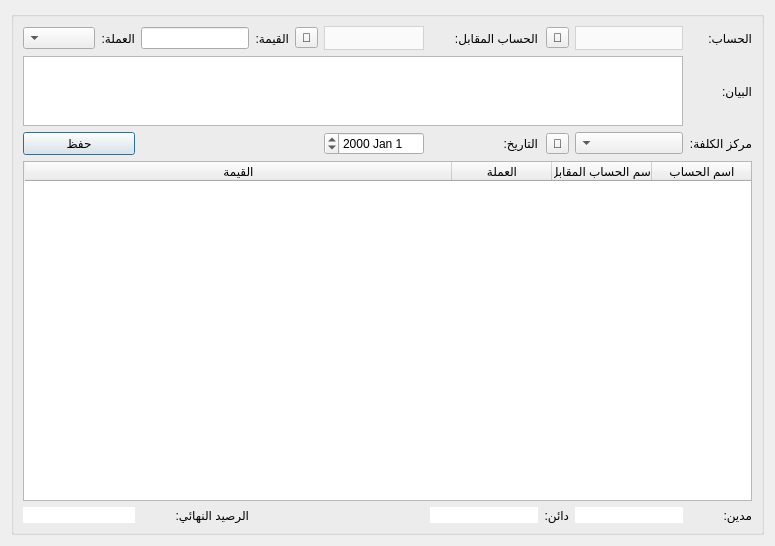
<?xml version="1.0" encoding="UTF-8"?>
<ui version="4.0">
 <class>JournalVoucher</class>
 <widget class="QDialog" name="JournalVoucher">
  <property name="geometry">
   <rect>
    <x>0</x>
    <y>0</y>
    <width>775</width>
    <height>546</height>
   </rect>
  </property>
  <property name="windowTitle">
   <string>سند جديد</string>
  </property>
  <property name="layoutDirection">
   <enum>Qt::RightToLeft</enum>
  </property>
  <layout class="QGridLayout" name="gridLayout">
   <item row="1" column="1">
    <widget class="QGroupBox" name="groupBox_4">
     <property name="minimumSize">
      <size>
       <width>0</width>
       <height>200</height>
      </size>
     </property>
     <property name="maximumSize">
      <size>
       <width>16777215</width>
       <height>16777215</height>
      </size>
     </property>
     <property name="layoutDirection">
      <enum>Qt::RightToLeft</enum>
     </property>
     <property name="title">
      <string/>
     </property>
     <layout class="QGridLayout" name="gridLayout_2">
      <item row="0" column="0">
       <widget class="QLabel" name="label_5">
        <property name="text">
         <string>الحساب:</string>
        </property>
       </widget>
      </item>
      <item row="0" column="1">
       <widget class="QComboBox" name="account_combobox">
        <property name="minimumSize">
         <size>
          <width>100</width>
          <height>0</height>
         </size>
        </property>
        <property name="maximumSize">
         <size>
          <width>16777215</width>
          <height>16777215</height>
         </size>
        </property>
        <property name="styleSheet">
         <string notr="true">QComboBox {
        background-color: #fafafa;
        border: 1px solid lightgrey;		
		height: 22px;
		color: black;
    }
    QComboBox::drop-down {
        border: none;
    }</string>
        </property>
       </widget>
      </item>
      <item row="0" column="2">
       <widget class="QToolButton" name="select_account_btn">
        <property name="text">
         <string>🔎</string>
        </property>
       </widget>
      </item>
      <item row="0" column="3">
       <widget class="QLabel" name="label_6">
        <property name="text">
         <string>الحساب المقابل:</string>
        </property>
       </widget>
      </item>
      <item row="0" column="4">
       <widget class="QComboBox" name="opposite_account_combobox">
        <property name="minimumSize">
         <size>
          <width>100</width>
          <height>0</height>
         </size>
        </property>
        <property name="maximumSize">
         <size>
          <width>16777215</width>
          <height>16777215</height>
         </size>
        </property>
        <property name="styleSheet">
         <string notr="true">QComboBox {
        background-color: #fafafa;
        border: 1px solid lightgrey;		
		height: 22px;
		color: black;
    }
    QComboBox::drop-down {
        border: none;
    }</string>
        </property>
       </widget>
      </item>
      <item row="0" column="5">
       <widget class="QToolButton" name="select_opposite_account_btn">
        <property name="text">
         <string>🔎</string>
        </property>
       </widget>
      </item>
      <item row="0" column="6">
       <widget class="QLabel" name="label_10">
        <property name="text">
         <string>القيمة:</string>
        </property>
       </widget>
      </item>
      <item row="0" column="7">
       <widget class="QLineEdit" name="value_input"/>
      </item>
      <item row="0" column="8">
       <widget class="QLabel" name="label_3">
        <property name="text">
         <string>العملة:</string>
        </property>
       </widget>
      </item>
      <item row="0" column="9">
       <widget class="QComboBox" name="currency_combobox">
        <property name="enabled">
         <bool>true</bool>
        </property>
       </widget>
      </item>
      <item row="1" column="0">
       <widget class="QLabel" name="label_7">
        <property name="text">
         <string>البيان:</string>
        </property>
       </widget>
      </item>
      <item row="1" column="1" colspan="9">
       <widget class="QTextEdit" name="journal_entry_item_statement_input">
        <property name="maximumSize">
         <size>
          <width>16777215</width>
          <height>70</height>
         </size>
        </property>
       </widget>
      </item>
      <item row="2" column="0">
       <widget class="QLabel" name="label_11">
        <property name="text">
         <string>مركز الكلفة:</string>
        </property>
       </widget>
      </item>
      <item row="2" column="1">
       <widget class="QComboBox" name="journal_entry_cost_center_combobox"/>
      </item>
      <item row="2" column="2">
       <widget class="QToolButton" name="select_cost_center_btn_2">
        <property name="text">
         <string>🔎</string>
        </property>
       </widget>
      </item>
      <item row="2" column="8" colspan="2">
       <widget class="QPushButton" name="add_journal_entry_item">
        <property name="text">
         <string>حفظ</string>
        </property>
       </widget>
      </item>
      <item row="3" column="0" colspan="10">
       <widget class="QTableWidget" name="journal_entry_items_table">
        <property name="editTriggers">
         <set>QAbstractItemView::AllEditTriggers</set>
        </property>
        <property name="showDropIndicator" stdset="0">
         <bool>false</bool>
        </property>
        <property name="dragDropOverwriteMode">
         <bool>false</bool>
        </property>
        <property name="selectionMode">
         <enum>QAbstractItemView::SingleSelection</enum>
        </property>
        <property name="selectionBehavior">
         <enum>QAbstractItemView::SelectRows</enum>
        </property>
        <property name="showGrid">
         <bool>true</bool>
        </property>
        <attribute name="horizontalHeaderVisible">
         <bool>true</bool>
        </attribute>
        <attribute name="horizontalHeaderCascadingSectionResizes">
         <bool>false</bool>
        </attribute>
        <attribute name="horizontalHeaderShowSortIndicator" stdset="0">
         <bool>false</bool>
        </attribute>
        <attribute name="horizontalHeaderStretchLastSection">
         <bool>true</bool>
        </attribute>
        <attribute name="verticalHeaderVisible">
         <bool>false</bool>
        </attribute>
        <attribute name="verticalHeaderShowSortIndicator" stdset="0">
         <bool>false</bool>
        </attribute>
        <attribute name="verticalHeaderStretchLastSection">
         <bool>false</bool>
        </attribute>
        <column>
         <property name="text">
          <string>اسم الحساب</string>
         </property>
        </column>
        <column>
         <property name="text">
          <string>اسم الحساب المقابل</string>
         </property>
        </column>
        <column>
         <property name="text">
          <string>العملة</string>
         </property>
        </column>
        <column>
         <property name="text">
          <string>القيمة</string>
         </property>
        </column>
       </widget>
      </item>
      <item row="4" column="0">
       <widget class="QLabel" name="label_14">
        <property name="text">
         <string>مدين:</string>
        </property>
       </widget>
      </item>
      <item row="4" column="1">
       <widget class="QLineEdit" name="journal_entry_distributive_cost_center_accounts_total_percentage_input_3">
        <property name="enabled">
         <bool>false</bool>
        </property>
        <property name="styleSheet">
         <string notr="true">background-color: white;
color: black;
border: black solid 1px;</string>
        </property>
       </widget>
      </item>
      <item row="4" column="2">
       <widget class="QLabel" name="label_15">
        <property name="text">
         <string>دائن:</string>
        </property>
       </widget>
      </item>
      <item row="4" column="3">
       <widget class="QLineEdit" name="journal_entry_distributive_cost_center_accounts_total_percentage_input_2">
        <property name="enabled">
         <bool>false</bool>
        </property>
        <property name="styleSheet">
         <string notr="true">background-color: white;
color: black;
border: black solid 1px;</string>
        </property>
       </widget>
      </item>
      <item row="4" column="7">
       <widget class="QLabel" name="label_13">
        <property name="text">
         <string>الرصيد النهائي:</string>
        </property>
       </widget>
      </item>
      <item row="4" column="8" colspan="2">
       <widget class="QLineEdit" name="journal_entry_distributive_cost_center_accounts_total_percentage_input">
        <property name="enabled">
         <bool>false</bool>
        </property>
        <property name="styleSheet">
         <string notr="true">background-color: white;
color: black;
border: black solid 1px;</string>
        </property>
       </widget>
      </item>
      <item row="2" column="3">
       <widget class="QLabel" name="label">
        <property name="text">
         <string>التاريخ:</string>
        </property>
       </widget>
      </item>
      <item row="2" column="4">
       <widget class="QDateEdit" name="date_input"/>
      </item>
     </layout>
    </widget>
   </item>
  </layout>
 </widget>
 <resources/>
 <connections/>
</ui>
